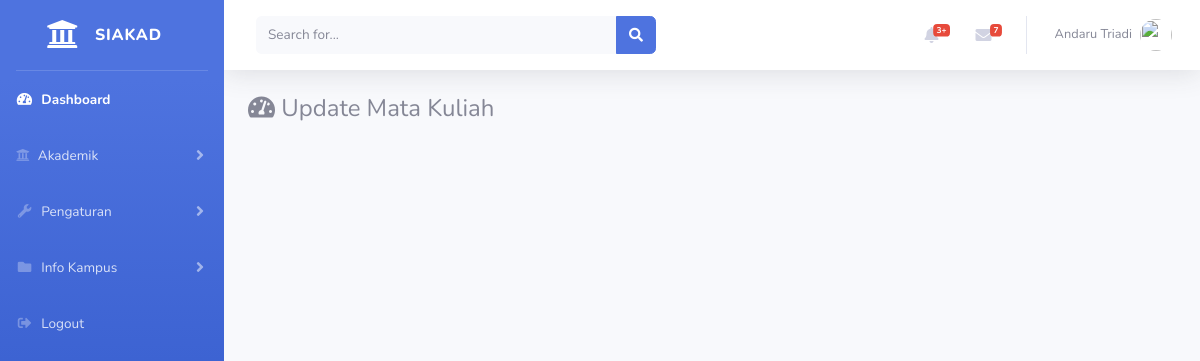
Before: /administrator/matakuliah/update/MSC21 with the older database file.
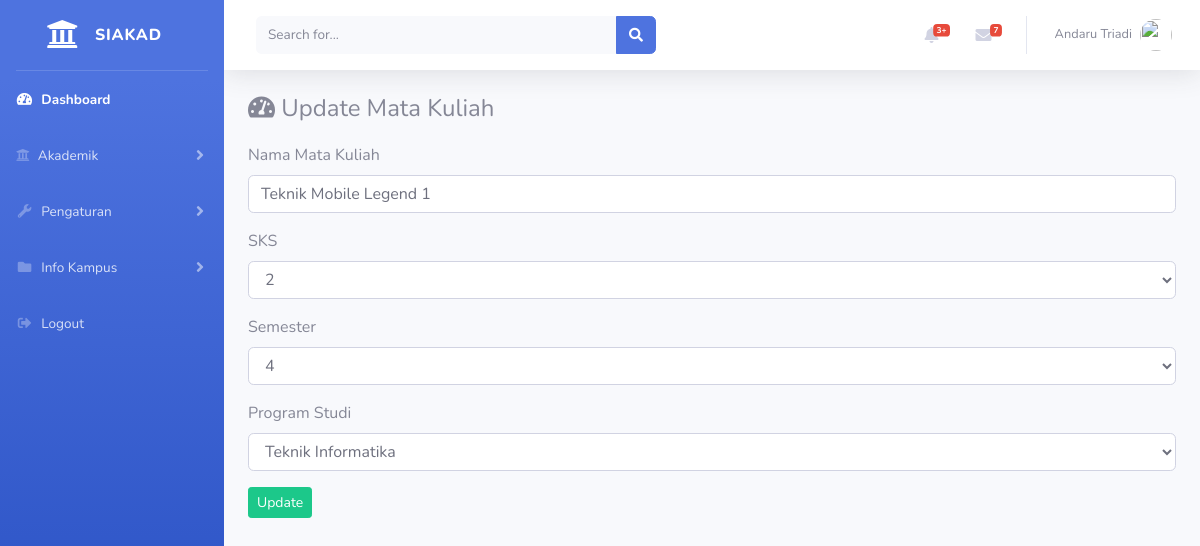
After: the same page with the newer database file.
### tables this page shows
CREATE TABLE `matakuliah` (
  `id_matakuliah` int(11) NOT NULL,
  `kode_matakuliah` varchar(10) NOT NULL,
  `nama_matakuliah` varchar(100) NOT NULL,
  `sks` int(5) NOT NULL,
  `semester` int(10) NOT NULL,
  `nama_prodi` varchar(100) NOT NULL
);

CREATE TABLE `prodi` (
  `id_prodi` int(11) NOT NULL,
  `kode_prodi` varchar(20) NOT NULL,
  `nama_prodi` varchar(25) NOT NULL,
  `nama_jurusan` varchar(25) NOT NULL
);

### application/controllers/administrator/matakuliah.php (called while the page is built, shortened)
<?php
class Matakuliah extends CI_Controller{
	public function update($id){
		$data['matakuliah'] = $this->db->query("select * from matakuliah mk, prodi prd where mk.nama_prodi = prd.nama_prodi and mk.kode_matakuliah='$id'")->result();
		$data['prodi'] = $this->matakuliah_model->tampil_data('prodi')->result();
		$this->load->view('templates_administrator/header');
		$this->load->view('templates_administrator/sidebar');
		$this->load->view('administrator/matakuliah_update', $data);
		$this->load->view('templates_administrator/footer');
	}
}

### index.php (called while the page is built, shortened)
<?php
require_once BASEPATH.'core/CodeIgniter.php';

### application/views/administrator/matakuliah_update.php (the view, shortened to what this page needs)
<div class="container-fluid">
	<h4>
        <i class="fas fa-tachometer-alt mb-3"></i> Update Mata Kuliah
    </h4>
    <?php foreach($matakuliah as $mk) : ?>
    <form action="<?= base_url('administrator/matakuliah/update_aksi') ?>" method="POST">
    	<div class="form-group">
    		<label>Nama Mata Kuliah</label>
    		<input type="text" name="nama_matakuliah" class="form-control" value="<?= $mk->nama_matakuliah ?>">
    	</div>
    	<div class="form-group">
    		<label>SKS</label>
    		<select class="form-control" name="sks">
    			<option><?= $mk->sks ?></option>
    		</select>
    	</div>
    	<div class="form-group">
    		<label>Semester</label>
    		<select class="form-control" name="semester">
    			<option><?= $mk->semester ?></option>
    		</select>
    	</div>
    	<div class="form-group">
    		<label>Program Studi</label>
    		<select class="form-control" name="nama_prodi">
    			<option><?= $mk->nama_prodi ?></option>
    		</select>
    	</div>
    	<button type="submit" class="btn btn-sm btn-success">Update</button>
    </form>
    <?php endforeach; ?>
</div>

Changed rows visible on the page:
added matakuliah: nama_matakuliah "Teknik Mobile Legend 1", sks "2", semester "4", nama_prodi "Teknik Informatika"
